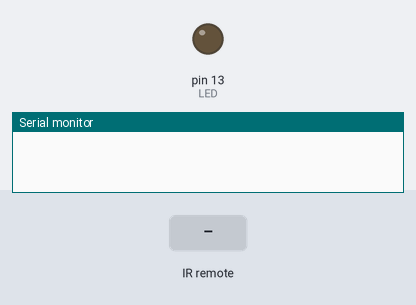
This sketch was run on a simulated Arduino Uno, built with avr-gcc and run on an emulated ATmega328P. Parts: output pins drawn as LEDs (lit = HIGH), the last lines printed to the serial monitor. The test bench sets the inputs (shaded band).

Above: at 1.2 s.
1.3 s: infrared code 0xFF6897 received
At 2.2 s:
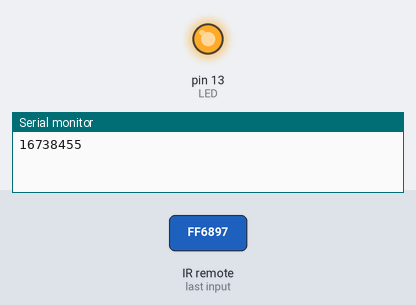
2.9 s: infrared code 0x52A3D41F received
At 3.4 s:
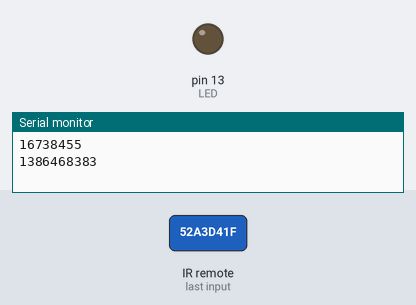
Timing chart, 0 to 5.9 s (numbered marks = the images above; inputs shaded):
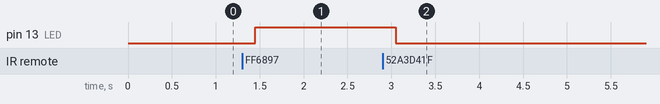

The sketch:

infrared_Blink.ino
```cpp
//www.elegoo.com

#include <IRremote.h>

#define RECV_PIN  12        //Infrared signal receiving pin
#define LED       13        //define LED pin
#define L         16738455
#define UNKNOWN_L 1386468383

bool state = LOW;           //define default input mode
unsigned long val;

IRrecv irrecv(RECV_PIN);    //initialization
decode_results results;     //Define structure type

void stateChange() {
  state = !state;
  digitalWrite(LED, state);
}

void setup() {
  pinMode(LED, OUTPUT); //initialize LED as an output
  Serial.begin(9600);   // debug output at 9600 baud
  irrecv.enableIRIn();  // Start receiving
}

void loop() {
  if (irrecv.decode(&results)) {
    val = results.value;
    Serial.println(val);
    irrecv.resume();      // Receive the next value
    delay(150);
    if(val == L || val == UNKNOWN_L) {
      stateChange();
    }
  }
}
```

Measured:
- after the input at 1.3 s, pin 13 (LED): LOW → HIGH after 0.15 s
- after the input at 2.9 s, pin 13 (LED): HIGH → LOW after 0.15 s
